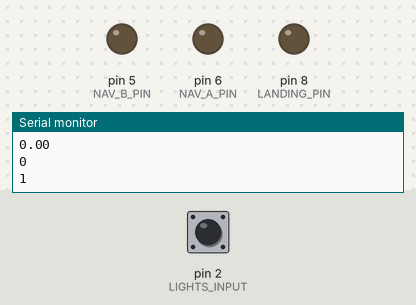
Bench run of a sketch on a simulated Arduino Uno, built with avr-gcc and run on an emulated ATmega328P. Parts: output pins drawn as LEDs (lit = HIGH), the last lines printed to the serial monitor. The inputs (shaded band) are chosen by the test bench; at power-on: pin 2 (LIGHTS_INPUT) LOW. Pins used as bus, display or sensor lines are not drawn.

Above: at 1.2 s.
1.3 s: pin 2 (LIGHTS_INPUT) pulsed HIGH 2 times (0.12 s each, 0.3 s apart)
At 4.8 s:
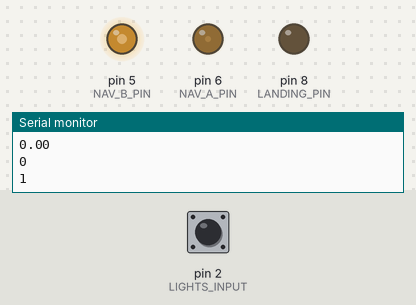
4.9 s: pin 2 (LIGHTS_INPUT) pulsed HIGH 5 times (0.12 s each, 0.3 s apart)
At 6.5 s:
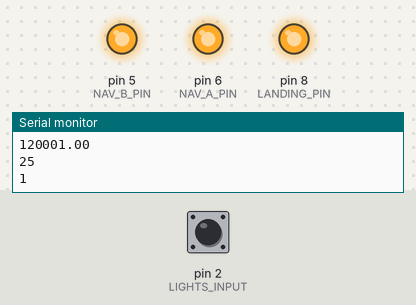
Timing chart, 0 to 13.8 s (numbered marks = the images above; inputs shaded):
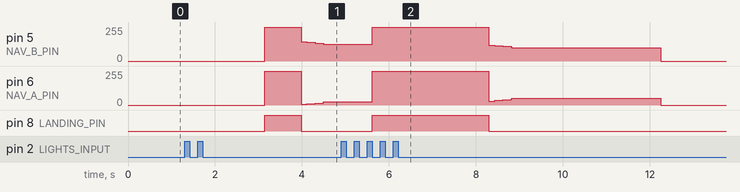

The sketch:

RC_NAV_LIGHTS_VER_2.ino
```cpp
/**
 * NAV LIGHTS!
 * By Capt Science
 * See this in action: https://youtu.be/zY_mo5g1awY
 * designed to have 3 strobes, one on each wing tip and one in the rear (STROBE A B C)
 * designed to have 2 fading marker lights on each wing tip (NAV A B)
 * designed to have 1 landing lights trigger fwd facing white light
 * Ver 2
 * This version has variables that can be changed at the begining to affect the whole program
 * Changed the fading effect of nav lights to solid when landing
 */

// Pin Definitions---------------- pin arrangement can change on board build
  #define NAV_A_PIN 6
  #define NAV_B_PIN 5
  #define STROBE_A_PIN 7
  #define STROBE_B_PIN 4
  #define STROBE_C_PIN 9
  #define LANDING_PIN 8

  #define LIGHTS_INPUT 2
  #define LIGHTS_IRQ 0 // IRQ attached to input pin


// PWM settings---------------------------- calibrate in debug mode
  double channel;
  #define NO_LIGHTS_THRESH 1000 //threshold for no lights to turn on
  #define RUNN_LIGHTS_THRESH 1375 // threshold for nav lights on
  #define ALL_LIGHTS_ON 1900 // threshold for all lights on

// Fade Settings------------------
  #define FADE_MIN 0 // Minimum fade level for beacon (0-255) will varry based on FET used to drive lights lower is dimmer
  #define FADE_MAX 150 // Maximum fade level for beacon (0-255) will vary based on fets used to drive lights higher is brighter
  #define FADE_INTERVAL 2000 // Fade step interval, in microseconds (lower numbers = faster fade)
  #define FADE_RATE 5 // adjustment to even out fade and use full inteval (changes the increment)
  #define RATE 10 // slows things down with bigger number adds a delay at the end of the fade routine in millis
  #define LANDING_LEVEL 150 // sets the nav lights to solid, not full power to keep from melting the leds
// Strobe Settings---------------
  #define STROBE_BLINK_INTERVAL 1500 // Blink interval for strobe light in milliseconds
  #define STROBE_ON_TIME 60  // this number is half the desired 120
  #define STROBE_GAP_TIME 120

// Variables Declerations---------
  unsigned long currentTime;
  unsigned long lastFadeTime = 0;
  int currentFade = FADE_MIN;
  int fadeDirection = 1;
  unsigned long lastStrobeTime = 0;
  unsigned long lastStrobeCTime = 0;


void setup() {
  // put your setup code here, to run once:

// Declare Output Pins---------------------
  pinMode(NAV_A_PIN, OUTPUT);
  pinMode(NAV_B_PIN, OUTPUT);
  pinMode(STROBE_A_PIN, OUTPUT);
  pinMode(STROBE_B_PIN, OUTPUT);
  pinMode(STROBE_C_PIN, OUTPUT);
  pinMode(LANDING_PIN, OUTPUT);

// Declare input pins--------------------------
  pinMode(LIGHTS_INPUT, INPUT); //nav lights channel


// DEBUG LOOP TO send values to serial monitor
  Serial.begin(9600);

}

void loop() {
  // put your main code here, to run repeatedly:

unsigned long currentTime = millis();
channel = pulseIn(LIGHTS_INPUT, HIGH);

//DEBUG LOOP to send values to serial monitor
  Serial.println("main_loop");
  Serial.println(channel);
  Serial.println(currentFade);
  Serial.println(fadeDirection);


// check switch poition no lights+++++++++++++++++++++++++++++++++++++++++++
  while(channel <= NO_LIGHTS_THRESH){
    channel = pulseIn(LIGHTS_INPUT, HIGH);
//    Serial.println(channel);
//    Serial.println("while loop");
    digitalWrite(13,HIGH);
    delay(60);
    digitalWrite(13,LOW);
    digitalWrite(LANDING_PIN, LOW); //turn off
    digitalWrite(STROBE_A_PIN, LOW); //turn off
    digitalWrite(STROBE_B_PIN, LOW); //turn off
    digitalWrite(STROBE_C_PIN, LOW); //turn off
    digitalWrite(NAV_A_PIN, LOW); //turn off
    digitalWrite(NAV_B_PIN, LOW); //turn off
    delay(300);
    digitalWrite(13,HIGH);
    delay(60);
    digitalWrite(13,LOW);
    delay(300);
  }
 //END check switch poition no lights+++++++++++++++++++++++++++++++++++++

//check for landing lights---------------------------------------
while (channel > ALL_LIGHTS_ON){
  channel = pulseIn(LIGHTS_INPUT, HIGH);
  unsigned long currentTime = millis();
  digitalWrite(LANDING_PIN, HIGH);
  digitalWrite(NAV_A_PIN, LANDING_LEVEL);
  digitalWrite(NAV_B_PIN, LANDING_LEVEL);
  if ((currentTime - lastStrobeTime) > STROBE_BLINK_INTERVAL) {
  digitalWrite(STROBE_A_PIN, HIGH);
    delay(STROBE_ON_TIME);
    digitalWrite(STROBE_B_PIN, HIGH);
    delay(STROBE_ON_TIME);
    digitalWrite(STROBE_A_PIN, LOW);
    delay(STROBE_ON_TIME);
    digitalWrite(STROBE_B_PIN, LOW);
    delay(STROBE_GAP_TIME);
    digitalWrite(STROBE_A_PIN, HIGH);
    delay(STROBE_ON_TIME);
    digitalWrite(STROBE_B_PIN, HIGH);
    delay(STROBE_ON_TIME);
    digitalWrite(STROBE_A_PIN, LOW);
    delay(STROBE_ON_TIME);
    digitalWrite(STROBE_B_PIN, LOW);
    digitalWrite(STROBE_C_PIN, HIGH);
    delay(STROBE_ON_TIME);
    delay(STROBE_ON_TIME);
    digitalWrite(STROBE_C_PIN, LOW);
    delay(STROBE_GAP_TIME);
    digitalWrite(STROBE_C_PIN, HIGH);
    delay(STROBE_ON_TIME);
    delay(STROBE_ON_TIME);
    digitalWrite(STROBE_C_PIN, LOW);
  lastStrobeTime = currentTime;
    }
}
if (channel < ALL_LIGHTS_ON){
  digitalWrite(LANDING_PIN, LOW);
}

// run a fade loop -------------------------
  doFade();

// check to see if we need to strobe--------
  if ((currentTime - lastStrobeTime) > STROBE_BLINK_INTERVAL) {
  doStrobe();
  lastStrobeTime = currentTime;
    }


//END continuous loop
}
// _+_+_+_+_+_+_+_+_+_+_+_+_define functions_+_+_+_+_+_+_+_+_+_+

// DO THE FADE+++++++++++++++++++++++++++++++++++++++
void doFade()
{
  currentFade += fadeDirection*FADE_RATE;
  // if we have hit the max - flash beacon and flip
  if (currentFade >= FADE_MAX || currentFade <= FADE_MIN){
    if (fadeDirection == 1) {
//    analogWrite(NAV_A_PIN, 255);
//    analogWrite(NAV_B_PIN, 0);
//    delay(360);
    analogWrite(NAV_A_PIN, FADE_MAX-currentFade+FADE_MIN);
    analogWrite(NAV_B_PIN, FADE_MIN);
    } else {
//    analogWrite(NAV_B_PIN, 255);
//    analogWrite(NAV_A_PIN, 0);
//    delay(360);
    analogWrite(NAV_B_PIN, FADE_MAX-currentFade);
    analogWrite(NAV_A_PIN, FADE_MIN);
    }
  fadeDirection *= -1;
  }
  analogWrite(NAV_A_PIN, currentFade);
  analogWrite(NAV_B_PIN, FADE_MAX-currentFade+FADE_MIN);
  delay(RATE);
}

// Do STROBE Function----------------------
void doStrobe(){
    digitalWrite(STROBE_A_PIN, HIGH);
    delay(STROBE_ON_TIME);
    digitalWrite(STROBE_B_PIN, HIGH);
    delay(STROBE_ON_TIME);
    doFade();
    digitalWrite(STROBE_A_PIN, LOW);
    delay(STROBE_ON_TIME);
    digitalWrite(STROBE_B_PIN, LOW);
    delay(STROBE_GAP_TIME);
    doFade();
    digitalWrite(STROBE_A_PIN, HIGH);
    delay(STROBE_ON_TIME);
    digitalWrite(STROBE_B_PIN, HIGH);
    delay(STROBE_ON_TIME);
    digitalWrite(STROBE_A_PIN, LOW);
    delay(STROBE_ON_TIME);
    digitalWrite(STROBE_B_PIN, LOW);
    doFade();
    doFade();
    digitalWrite(STROBE_C_PIN, HIGH);
    delay(STROBE_ON_TIME);
    delay(STROBE_ON_TIME);
    digitalWrite(STROBE_C_PIN, LOW);
    delay(STROBE_GAP_TIME);
    digitalWrite(STROBE_C_PIN, HIGH);
    delay(STROBE_ON_TIME);
    delay(STROBE_ON_TIME);
    digitalWrite(STROBE_C_PIN, LOW);
    channel = pulseIn(LIGHTS_INPUT, HIGH);
}
```

Measured:
- after the input at 1.3 s, pin 5 (NAV_B_PIN): 0/255 → 255/255 after 1.8 s, → 145/255 0.84 s later, → 140/255 0.13 s later, → 135/255 0.19 s later, … (5 changes in this stretch); pin 6 (NAV_A_PIN): 0/255 → 255/255 after 1.8 s, → 5/255 0.84 s later, → 10/255 0.13 s later, → 15/255 0.19 s later, … (5 changes in this stretch)
- after the input at 4.9 s, pin 8 (LANDING_PIN): LOW → HIGH after 0.72 s, → LOW 2.7 s later
